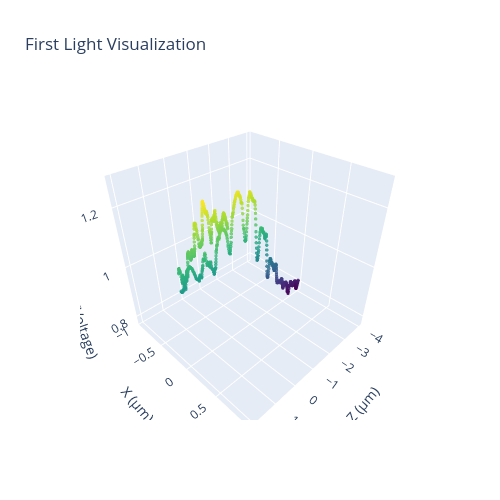

Here is the notebook cell this chart was saved with:
### Markdown cell above
### z-translation - do separately for 'l' and 'r'

### Code cell
## Z fine-tuning
stage = 'r'
line_numbers = [0, 1, 2] # left XY, right XY, all Z
speed = 6

# Enter a list of relative commands manually, comes back to original position
commands = [
    ['Z', 2],#2
    ['Z', -6], #-8
]
result = flc.scan_path(stage, commands, speed, line_numbers, perform_regression = False)

datapoints = result['datapoints']
fig = result['figure']

## Maximum point delta
max_point = datapoints[
    np.argmax(datapoints[:, 2])
][:2]

fig.show()

### Figure 1 — Plotly figure (JSON) as saved in the notebook; plotly's stock layout.template omitted (floating-point values rounded to 4 significant figures; data arrays with more than 128 entries replaced by an {"elided": "..."} marker saying what was removed)
{"data": [{"marker": {"color": {"elided": "856 float values"}, "colorscale": [[0, "#440154"], [0.1111, "#482878"], [0.2222, "#3e4989"], [0.3333, "#31688e"], [0.4444, "#26828e"], [0.5556, "#1f9e89"], [0.6667, "#35b779"], [0.7778, "#6ece58"], [0.8889, "#b5de2b"], [1, "#fde725"]], "opacity": 0.8, "size": 2}, "mode": "markers", "name": "Datapoints", "type": "scatter3d", "x": {"elided": "856 float values"}, "y": {"elided": "856 float values"}, "z": {"elided": "856 float values"}}], "layout": {"autosize": true, "height": 500, "scene": {"aspectmode": "cube", "xaxis": {"title": {"text": "Z (μm)"}}, "yaxis": {"title": {"text": "X (μm)"}}, "zaxis": {"title": {"text": "Radiant Power (Voltage)"}}}, "title": {"text": "First Light Visualization"}, "width": 500, "yaxis": {"scaleanchor": "x", "scaleratio": 1}}}
